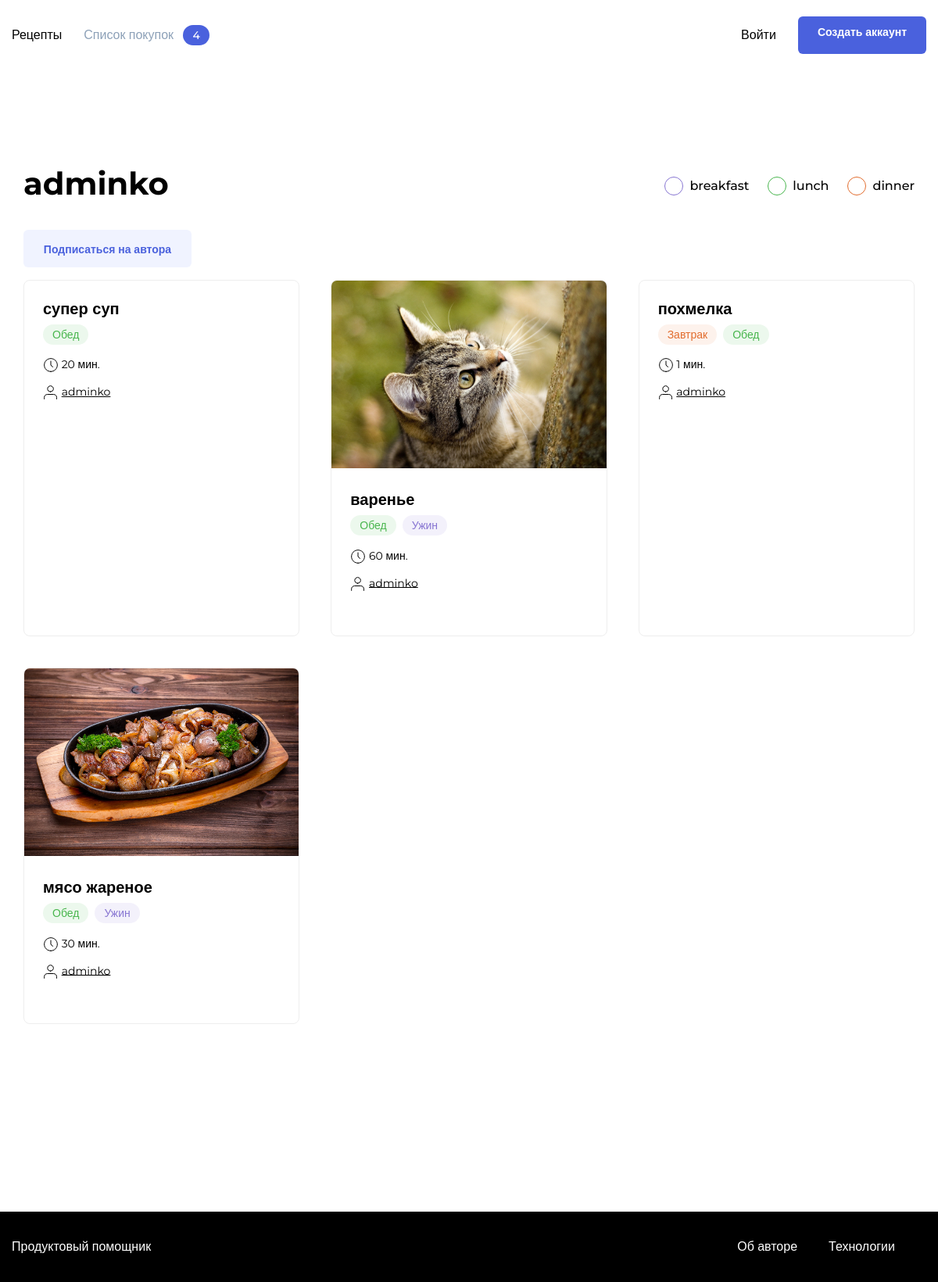
The page /adminko/ on the database its author committed.
### prod_h/models.py (models this page shows, shortened)
class Teg(models.Model):
    name = models.CharField(max_length=20)
    slug = models.SlugField(unique=True)
    color = models.CharField(
        max_length=20,
        verbose_name='Цвет тега',
        blank=True
    )

class Recipe(models.Model):
    author = models.ForeignKey(
        User,
        on_delete=models.CASCADE,
        related_name='recipes',
        verbose_name='автор рецепта',
    )
    name = models.CharField(
        max_length=100,
        verbose_name='Название рецепта',
        help_text='Максимальная длинна 100 символов',)
    image = models.ImageField(upload_to='prod_h/', blank=True, null=True)
    text = models.TextField(
        blank=True,
        verbose_name='Описание',
        help_text='Описание рецепта',)
    ingredients = models.ManyToManyField(
        ListOfIngridients,
        through='Amount',
        through_fields=('recipe', 'ingredient'),
        verbose_name='Игредиенты',
        help_text='Игредиенты',)
    tags = models.ManyToManyField(Teg, )
    time = models.IntegerField(verbose_name='Вермя приготовления')
    pub_date = models.DateTimeField("date published", auto_now_add=True)
    slug = models.SlugField(
        max_length=500,
        unique=True,
        blank=True,
    )
    class Meta:
        ordering = ["-pub_date"]

### prod_h/views.py (the view)
# urls.py: path('<str:username>/', views.authors_recipes, name='authors-recipes'),
def authors_recipes(request, username):
    author = get_object_or_404(User, username=username)
    user_recipe = author.recipes.all()
    paginator = Paginator(user_recipe, 6)
    page_number = request.GET.get('page')
    page = paginator.get_page(page_number)
    all_tags = Teg.objects.all()
    context = {
        'page': page,
        'paginator': paginator,
        'author': author,
        'all_tags': all_tags,
    }
    return render(request, "authorRecipe.html", context=context)

### users/templatetags/tags_filters.py (called while the page is built)
@register.filter(name='parse_tags')
def parse_tags(get):
    return get.getlist('tag')

@register.filter(name='set_tag_qs')
def set_tag_qs(request, tag):
    new_req = request.GET.copy()
    tags = new_req.getlist('tag')
    if tag.name in tags:
        tags.remove(tag.name)
    else:
        tags.append(tag.name)
    new_req.setlist('tag', tags)
    return new_req.urlencode()

### templates/authorRecipe.html (shortened to what this page needs)
{% extends "base.html" %}
{% load static %}
{% load user_filters %}
{% block static_css %}<link rel="stylesheet" href="{% static 'pages/index.css' %}">{% endblock %}
{%block content%}
    <main class="main container">
        <div class="main__header">
            <h1 class="main__title">{{author }}</h1>
               <ul class="tags">
                <li class="tags__item">
                    {% include "includes/filter_tag.html" %}
                </li>
               </ul>
        </div>
        <div class="author-subscribe"  data-author={{author.id}}>
            {% if user|foll_to:recipe %}
                <p class="single-card__item"><button class="button button_style_light-blue button_size_subscribe" name="subscribe">Вы подписаны</button></p>
            {% else %}
                <p class="single-card__item"><button class="button button_style_light-blue button_size_subscribe" name="subscribe" data-out>Подписаться на автора</button></p>
            {% endif %}
        </div>
        <div class="card-list" data-author={{author.id}}>
            {% for recipe in page %}
            {% include "includes/post_item.html" with post=recipe %}
            {% endfor %}
        </div>
    </main>
{%endblock%}

### templates/includes/filter_tag.html
{% load tags_filters %}
<ul class="tags">
  {% for tag in all_tags %}
    <li class="tags__item">
      <a
          id="{{ tag.name }}"
          class="tags__checkbox tags__checkbox_style_{{ tag.color }}
        {% if tag.name in request.GET|parse_tags %}tags__checkbox_active{% endif %}"
          href="{{ request.path }}?{{ request|set_tag_qs:tag}}">
      </a>
      <span class="tags__label">{{ tag.name }}</span>
    </li>
  {% endfor %}
</ul>

### templates/includes/post_item.html (shortened to what this page needs)
<div class="card" data-id="{{recipe.id}}">
      {% load thumbnail %}
      {% load user_filters %}
      {% load static %}
      {% thumbnail post.image "364x240" crop="center" upscale=True as img %}
        <a href="{% url 'recipe_detail' post.id %}" class="link" target="_blank"><img src="{{ img.url }}" alt="{{ post.name }}" class="card__image"></a>
      {% endthumbnail %}
        <div class="card__body" >
            <a class="card__title link" href="{% url 'recipe_detail' post.id %}" target="_blank">{{post.name}}</a>
            <ul class="card__items">
                {%include "includes/tag.html"%}
            </ul>
            <div class="card__items card__items_column">
                <p class="card__text"><span class="icon-time"></span> {{post.time}} мин.</p>
                <p class="card__text"><span class="icon-user"></span> <a href="{%url 'authors-recipes' username=post.author.username %}" style="color: black">{{post.author.username}}</a></p>
            </div>
        </div>
        <div class="card__footer" data-author="{{post.author.id}}">
        </div>
    </div>

### templates/includes/tag.html
{% for tag in post.tags.all %}
    {% if tag.name == 'breakfast' %}
        <li class="card__item"><span class="badge badge_style_orange">Завтрак</span></li>
    {% elif tag.name == 'lunch' %}
        <li class="card__item"><span class="badge badge_style_green">Обед</span></li>
    {% elif tag.name == 'dinner' %}
        <li class="card__item"><span class="badge badge_style_purple">Ужин</span></li>
    {% endif %}
{% endfor %}

### static/pages/index.css (style rules this page uses)
* { box-sizing: border-box; }
html, body { min-height: 100%; }

### static/blocks/body/body.css (style rules this page uses)
.body { display: flex; flex-direction: column; }

### static/blocks/container/container.css (style rules this page uses)
.container { max-width: 1200px; padding: 0 15px; margin: 0 auto; width: 100%; }

### static/blocks/link/link.css (style rules this page uses)
.link { text-decoration: none; transition: opacity 0.2s; }

### static/blocks/tags/tags.css (style rules this page uses)
.tags { display: flex; height: 100%; flex-direction: row; list-style: none; padding: 0; }

### static/blocks/tags/__item/tags__item.css (style rules this page uses)
.tags__item { display: flex; align-items: center; margin-right: 24px; }
.tags__item:last-child { margin-right: 0; }

### static/blocks/tags/__label/tags__label.css (style rules this page uses)
.tags__label { font-family: 'Montserrat', sans-serif; font-style: normal; font-weight: 500; font-size: 16px; line-height: 20px; color: #000000; cursor: default; }

### static/blocks/tags/__checkbox/tags__checkbox.css (style rules this page uses)
.tags__checkbox { position: relative; width: 24px; height: 24px; border-radius: 50%; color: #ddd; border: 1px solid currentColor; -webkit-appearance: none; outline: none; margin-right: 8px; cursor: pointer; }

### static/blocks/tags/__checkbox/_style/tags__checkbox_style_green.css (style rules this page uses)
.tags__checkbox_style_green { color: #49B64E; }

### static/blocks/tags/__checkbox/_style/tags__checkbox_style_orange.css (style rules this page uses)
.tags__checkbox_style_orange { color: #E26C2D; }

### static/blocks/tags/__checkbox/_style/tags__checkbox_style_purple.css (style rules this page uses)
.tags__checkbox_style_purple { color: #8775D2; }

### static/blocks/button/button.css (style rules this page uses)
.button { font-family: 'Montserrat', sans-serif; font-style: normal; font-weight: 600; font-size: 14px; background: none; border-radius: 6px; padding: 12px 24px; height: 48px; line-height: 1; text-decoration: none; border: 1px solid transparent; transition: background 0.2s; outline: none; user-select: none; cursor: pointer; width: max-content; }

### static/blocks/button/_style/button_style_light-blue.css (style rules this page uses)
.button_style_light-blue { background: #F0F3FF; color: #4A61DD; }

### static/blocks/button/size/button_size_subscribe.css (style rules this page uses)
.button_size_subscribe { padding: 17px 18px; width: 215px; }

### static/blocks/main/main.css (style rules this page uses)
.main { padding-top: 60px; padding-bottom: 80px; flex: 1 0 auto; min-height: calc(100vh - 180px); }

### static/blocks/main/__header/main__header.css (style rules this page uses)
.main__header { display: flex; justify-content: space-between; margin-bottom: 28px; }

### static/blocks/main/__title/main__title.css (style rules this page uses)
.main__title { font-family: 'Montserrat', sans-serif; font-style: normal; font-weight: bold; font-size: 40px; line-height: 49px; color: #000000; padding: 0; margin: 0; }

### static/blocks/card-list/card-list.css (style rules this page uses)
.card-list { display: grid; grid-template-columns: repeat(3, 1fr); grid-template-rows: auto; grid-gap: 40px; margin-bottom: 52px; }

### static/blocks/card/card.css (style rules this page uses)
.card { display: flex; flex-direction: column; max-width: 363px; border: 1px solid #EEEEEE; box-sizing: border-box; border-radius: 8px; overflow: hidden; }

### static/blocks/card/__image/card__image.css (style rules this page uses)
.card__image { height: 240px; width: 100%; object-fit: cover; }

### static/blocks/card/__item/card__item.css (style rules this page uses)
.card__item { margin-right: 8px; }

### static/blocks/card/__title/card__title.css (style rules this page uses)
.card__title { font-family: 'Montserrat', sans-serif; font-style: normal; font-weight: bold; font-size: 20px; line-height: 24px; color: #000000; margin: 0 0 12px; padding: 0; display: block; }

### static/blocks/card/__items/card__items.css (style rules this page uses)
.card__items { display: flex; flex-direction: row; list-style: none; padding: 0; margin: 0 0 20px; }
.card__items:last-child { margin-bottom: 0; }

### static/blocks/card/__items/_column/card__items_column.css (style rules this page uses)
.card__items_column { flex-direction: column; }

### static/blocks/card/__body/card__body.css (style rules this page uses)
.card__body { padding: 24px 24px 12px; flex: 1 0 auto; }

### static/blocks/card/__text/card__text.css (style rules this page uses)
.card__text { font-family: 'Montserrat', sans-serif; font-style: normal; font-weight: normal; font-size: 14px; line-height: 17px; color: #000000; margin: 0 0 15px; padding: 0; }
.card__text:last-child { margin-bottom: 0; }

### static/blocks/card/__footer/card__foter.css (style rules this page uses)
.card__footer { display: flex; justify-content: space-between; align-items: center; padding: 12px 24px 32px; flex: 0 0 auto; }

### static/blocks/badge/badge.css (style rules this page uses)
.badge { color: #fff; background: #ddd; border-radius: 24px; padding: 4px 12px; font-style: normal; font-weight: 500; font-size: 14px; line-height: 17px; font-family: 'Montserrat', sans-serif; }

### static/blocks/badge/_style/badge_style_green.css (style rules this page uses)
.badge_style_green { background: rgba(73, 182, 78, 0.1); color: #49B64E; }

### static/blocks/badge/_style/badge_style_orange.css (style rules this page uses)
.badge_style_orange { background: rgba(234, 146, 99, 0.12); color: #E26C2D; }

### static/blocks/badge/_style/badge_style_purple.css (style rules this page uses)
.badge_style_purple { background: rgba(135, 117, 210, 0.1); color: #8775D2; }

### rows shown on the page
Teg: name "breakfast", shows "Завтрак"
Teg: name "lunch", shows "Обед"
Teg: name "dinner", shows "Ужин"
Recipe: name "супер суп", time "20", author.username "adminko"
Recipe: shows a picture, name "варенье", time "60", author.username "adminko"
Recipe: name "похмелка", time "1", author.username "adminko"
Recipe: shows a picture, name "мясо жареное", time "30", author.username "adminko"

### other values the page prints
{{ author }} "adminko"
